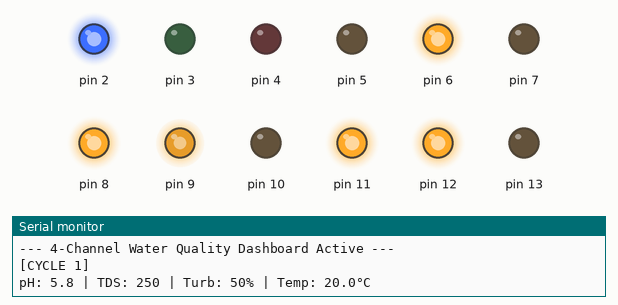
Bench run of a sketch on a simulated Arduino Uno, built with avr-gcc and run on an emulated ATmega328P. Shown: output pins drawn as LEDs (lit = HIGH), the last lines printed to the serial monitor.

Above: at 0.1 s.
At 2.55 s:
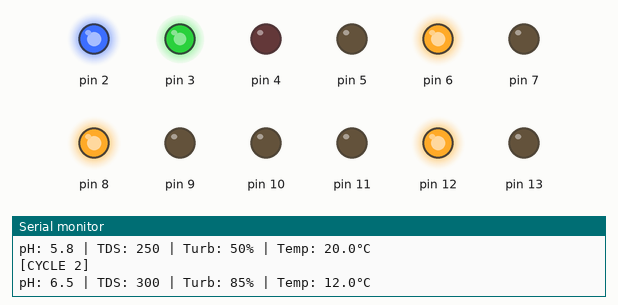
At 5.05 s:
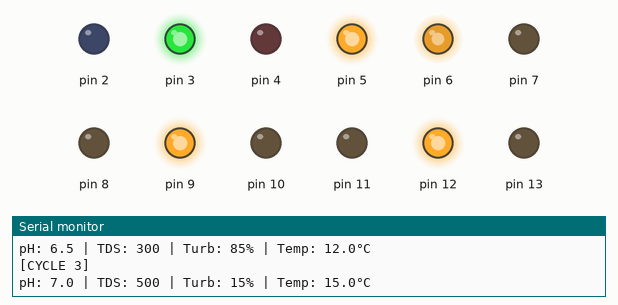
At 7.5 s:
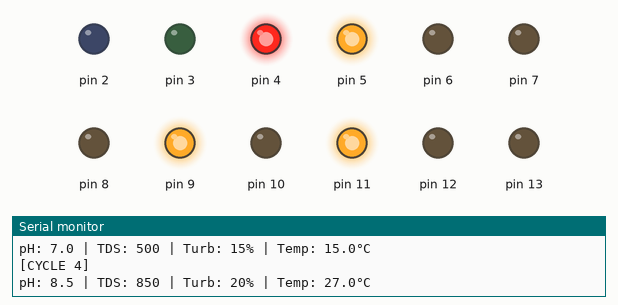
At 10.0 s:
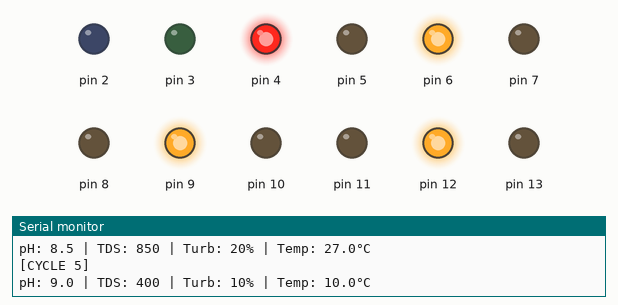
Timing chart, 0 to 13.0 s (numbered marks = the images above):
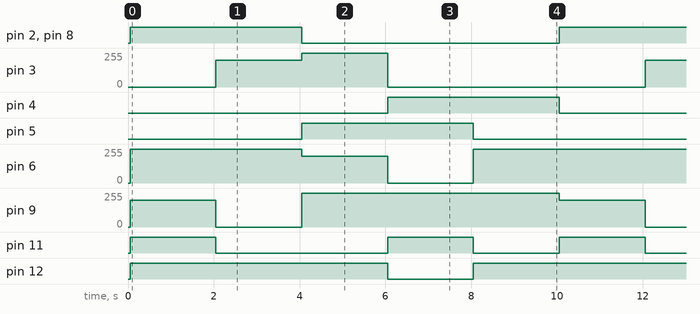

The sketch:

light.ino
```cpp
// RGB LED 1: pH Pins
const int PH_RED = 2;
const int PH_GREEN = 3;
const int PH_BLUE = 4;

// RGB LED 2: TDS Pins
const int TDS_RED = 5;
const int TDS_GREEN = 6;
const int TDS_BLUE = 7;

// RGB LED 3: Turbidity Pins
const int TURB_RED = 8;
const int TURB_GREEN = 9;
const int TURB_BLUE = 10;

// RGB LED 4: Temperature Pins
const int TEMP_RED = 11;
const int TEMP_GREEN = 12;
const int TEMP_BLUE = 13;

// Hardcoded Simulation Data Cycles (2 seconds per cycle)
const int TOTAL_CYCLES = 5;
float phData[TOTAL_CYCLES]   = {5.8,   6.5,   7.0,   8.5,   9.0};
float tdsData[TOTAL_CYCLES]  = {250.0, 300.0, 500.0, 850.0, 400.0};
float turbData[TOTAL_CYCLES] = {50.0,  85.0,  15.0, 20.0, 10.0};  // 0-33 Low, 34-66 Med, 67+ High
float tempData[TOTAL_CYCLES] = {20.0, 12.0,  15.0,  27.0,  10.0};

int currentCycle = 0;

void setup() {
  // Set all 12 pins as outputs
  for (int pin = 2; pin <= 13; pin++) {
    pinMode(pin, OUTPUT);
  }

  Serial.begin(9600);
  Serial.println("--- 4-Channel Water Quality Dashboard Active ---");
}

void loop() {
  float currentPH = phData[currentCycle];
  float currentTDS = tdsData[currentCycle];
  float currentTurb = turbData[currentCycle];
  float currentTemp = tempData[currentCycle];

  // Serial Diagnostics Output
  Serial.print("\n[CYCLE "); Serial.print(currentCycle + 1); Serial.println("]");
  Serial.print("pH: "); Serial.print(currentPH, 1);
  Serial.print(" | TDS: "); Serial.print(currentTDS, 0);
  Serial.print(" | Turb: "); Serial.print(currentTurb, 0); Serial.print("%");
  Serial.print(" | Temp: "); Serial.print(currentTemp, 1); Serial.println("°C");

  // ----------------------------------------------------
  // 1. pH LED LOGIC (Red <= 6.0, Yellow = 6.5 & 8.5, Green = 7.0-8.0, Blue >= 9.0)
  // ----------------------------------------------------
  if (currentPH < 6.5) {
    updateRGB(PH_RED, PH_GREEN, PH_BLUE, 255, 0, 0);
  } else if (currentPH >= 6.5 && currentPH <= 6.9) {
    updateRGB(PH_RED, PH_GREEN, PH_BLUE, 255, 200, 0);
  } else if (currentPH >= 7 && currentPH <= 8.0) {
    updateRGB(PH_RED, PH_GREEN, PH_BLUE, 0, 255, 0);
  } else if (currentPH > 8.1 && currentPH < 8.5) {
    updateRGB(PH_RED, PH_GREEN, PH_BLUE, 255, 200, 0);
  } else {
    updateRGB(PH_RED, PH_GREEN, PH_BLUE, 0, 0, 255);
  }

  // ----------------------------------------------------
  // 2. TDS LED LOGIC (Green <= 300, Yellow = 500, Red >= 800)
  // ----------------------------------------------------
  if (currentTDS <= 400.0) {
    updateRGB(TDS_RED, TDS_GREEN, TDS_BLUE, 0, 255, 0);
  } else if (currentTDS > 400.0 && currentTDS < 650.0) {
    updateRGB(TDS_RED, TDS_GREEN, TDS_BLUE, 255, 200, 0);
  } else {
    updateRGB(TDS_RED, TDS_GREEN, TDS_BLUE, 255, 0, 0);
  }

  // ----------------------------------------------------
  // 3. TURBIDITY LED LOGIC (Green = Low, Yellow = Med, Red = High)
  // ----------------------------------------------------
  if (currentTurb <= 33.0) {
    updateRGB(TURB_RED, TURB_GREEN, TURB_BLUE, 0, 255, 0);
  } else if (currentTurb > 33.0 && currentTurb <= 66.0) {
    updateRGB(TURB_RED, TURB_GREEN, TURB_BLUE, 255, 200, 0);
  } else {
    updateRGB(TURB_RED, TURB_GREEN, TURB_BLUE, 255, 0, 0);
  }

  // ----------------------------------------------------
  // 4. TEMPERATURE LED LOGIC (Green <= 17°C, Yellow = 18-23°C, Red >= 24°C)
  // ----------------------------------------------------
  if (currentTemp < 18.0) {
    updateRGB(TEMP_RED, TEMP_GREEN, TEMP_BLUE, 0, 255, 0);
  } else if (currentTemp >= 18.0 && currentTemp <= 23.0) {
    updateRGB(TEMP_RED, TEMP_GREEN, TEMP_BLUE, 255, 200, 0);
  } else {
    updateRGB(TEMP_RED, TEMP_GREEN, TEMP_BLUE, 255, 0, 0);
  }

  // Cycle loop sequence index
  currentCycle = (currentCycle + 1) % TOTAL_CYCLES;
  delay(2000);
}

void updateRGB(int rPin, int gPin, int bPin, int rVal, int gVal, int bVal) {
  analogWrite(rPin, rVal);
  analogWrite(gPin, gVal);
  analogWrite(bPin, bVal);
}
```

Measured:
- by itself, pin 2, pin 4, pin 5, pin 8: alternates HIGH for 4.0 s and LOW for 6.0 s
- by itself, pin 3: repeats every 10.0 s: 255/255 2.0 s, 0/255 6.0 s, 200/255 2.0 s
- by itself, pin 6: repeats every 10.0 s: 200/255 2.0 s, 0/255 2.0 s, 255/255 6.0 s
- by itself, pin 9: repeats every 10.0 s: 0/255 2.0 s, 255/255 6.0 s, 200/255 2.0 s
- by itself, pin 11: repeats every 10.0 s: LOW 4.0 s, HIGH 2.0 s, LOW 2.0 s, HIGH 2.0 s
- by itself, pin 12: repeats every 10.0 s: LOW 2.0 s, HIGH 8.0 s
